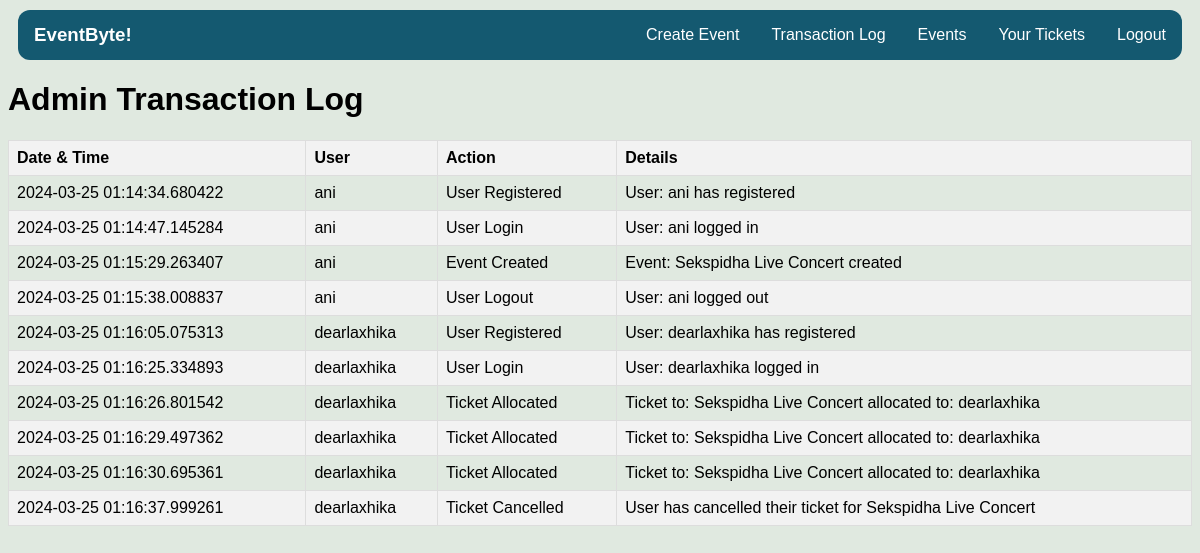
The app's page /templates/transaction_log (signed in) with its own data.
### eventbyte.py (models this page shows, shortened)
class TransactionLog(db.Model):
    id = db.Column(db.Integer, primary_key=True)
    timestamp = db.Column(db.DateTime, nullable=False, default=datetime.utcnow)
    user_id = db.Column(db.Integer, db.ForeignKey('user.id'))
    user = db.relationship('User', backref='transactions')
    action = db.Column(db.String(100), nullable=False)
    details = db.Column(db.Text)

class User(UserMixin, db.Model):
    id = db.Column(db.Integer, primary_key=True)
    username = db.Column(db.String(20), unique=True, nullable=False)
    email = db.Column(db.String(120), unique=True, nullable=False)
    password_hash = db.Column(db.String(60), nullable=False)
    verification_code = db.Column(db.String(6), nullable=False)
    verified = db.Column(db.Boolean, nullable=False, default=False)
    @property
    def password(self):
        raise AttributeError('Password is not a readable attribute')

### eventbyte.py (the view)
@app.route('/templates/transaction_log')
@login_required
def admin_transaction_log():
    if current_user.username != 'ani':
        abort(403)  # Forbidden if user is not admin
    transactions = TransactionLog.query.all()
    return render_template('admin_transaction_log.html', transactions=transactions)

### eventbyte.py (called while the page is built)
@login_manager.user_loader
def load_user(user_id):
    return User.query.get(int(user_id))

### templates/admin_transaction_log.html (shortened to what this page needs)
<!DOCTYPE html>
<html lang="en">
<head>
    <link rel="stylesheet" type="text/css" href="/static/css/style.css">
</head>
<body>
{% block content %}
<div class="navbar">
    <h3 class="website-name">EventByte!</h3>
    <div class="navbar-links">
        <a href="{{ url_for('logout') }}">Logout</a>
        <a href="{{ url_for('user_events') }}">Your Tickets</a>
        <a href="{{ url_for('events') }}">Events</a>
        {% if current_user.username == 'ani' %}
            <a href="{{ url_for('admin_transaction_log') }}">Transaction Log</a>
            <a href="{{ url_for('create_event') }}">Create Event</a>
        {% endif %}
    </div>
  </div>
    <h1>Admin Transaction Log</h1>
    <table>
        <thead>
            <tr>
                <th>Date & Time</th>
                <th>User</th>
                <th>Action</th>
                <th>Details</th>
            </tr>
        </thead>
        <tbody>
            {% for entry in transactions %}
            <tr>
                <td>{{ entry.timestamp }}</td>
                <td>{{ entry.user.username }}</td>
                <td>{{ entry.action }}</td>
                <td>{{ entry.details }}</td>
            </tr>
            {% endfor %}
        </tbody>
    </table>
{% endblock %}
</body>
</html>

### static/css/style.css (style rules this page uses)
html, body { height: 100%; }
body { font-family: 'San Francisco', Helvetica, Arial, san-serif; background-color: #E0E9E0; }
.navbar { background-color: #333; overflow: hidden; margin-bottom: 25px; margin: 10px; overflow: hidden; border-radius: 12px; }
.navbar a { float: right; display: block; color: white; text-align: center; padding: 14px 16px; text-decoration: none; }
.navbar { background-color: #145970; overflow: hidden; display: flex; justify-content: space-between; align-items: center; }
.navbar-links a { color: white; text-decoration: none; padding: 14px 16px; }
.website-name { color: white; padding: 14px 16px; margin: 0; }
*, *:before, *:after { box-sizing: border-box; }
table { width: 100%; border-collapse: collapse; }
table th, table td { border: 1px solid #dddddd; padding: 8px; text-align: left; }
table th { background-color: #f2f2f2; }
table tr:nth-child(even) { background-color: #f2f2f2; }

### records on screen
TransactionLog: timestamp "2024-03-25 01:14:34.680422", user.username "ani", action "User Registered", details "User: ani has registered"
TransactionLog: timestamp "2024-03-25 01:14:47.145284", user.username "ani", action "User Login", details "User: ani logged in"
TransactionLog: timestamp "2024-03-25 01:15:29.263407", user.username "ani", action "Event Created", details "Event: Sekspidha Live Concert created"
TransactionLog: timestamp "2024-03-25 01:15:38.008837", user.username "ani", action "User Logout", details "User: ani logged out"
TransactionLog: timestamp "2024-03-25 01:16:05.075313", user.username "dearlaxhika", action "User Registered", details "User: dearlaxhika has registered"
TransactionLog: timestamp "2024-03-25 01:16:25.334893", user.username "dearlaxhika", action "User Login", details "User: dearlaxhika logged in"
TransactionLog: timestamp "2024-03-25 01:16:26.801542", user.username "dearlaxhika", action "Ticket Allocated", details "Ticket to: Sekspidha Live Concert allocated to: dearlaxhika"
TransactionLog: timestamp "2024-03-25 01:16:29.497362", user.username "dearlaxhika", action "Ticket Allocated", details "Ticket to: Sekspidha Live Concert allocated to: dearlaxhika"
TransactionLog: timestamp "2024-03-25 01:16:30.695361", user.username "dearlaxhika", action "Ticket Allocated", details "Ticket to: Sekspidha Live Concert allocated to: dearlaxhika"
TransactionLog: timestamp "2024-03-25 01:16:37.999261", user.username "dearlaxhika", action "Ticket Cancelled", details "User has cancelled their ticket for Sekspidha Live Concert"
